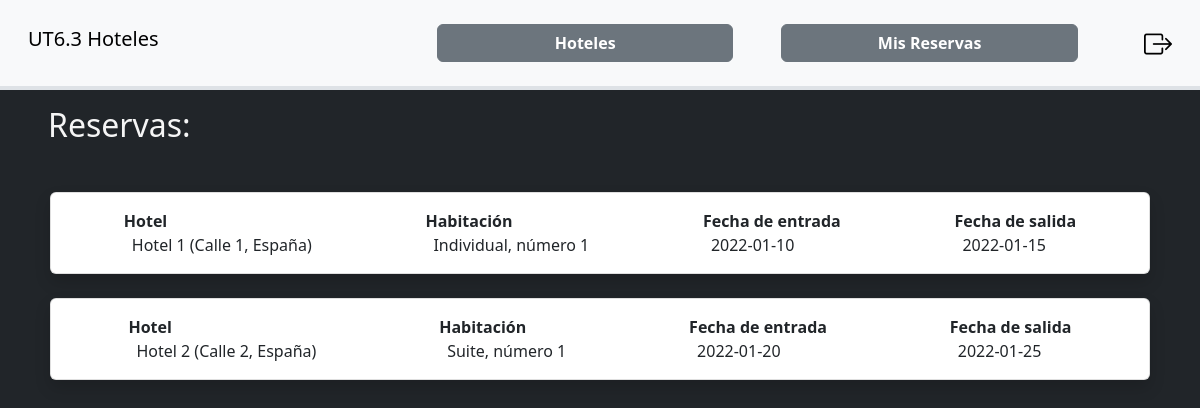
Page /index.php?controller=Bookings&action=listBookings (signed in) on the committed database.
### tables this page shows
CREATE TABLE reservas (
  id INT PRIMARY KEY AUTO_INCREMENT,
  id_usuario INT NOT NULL,
  id_hotel INT NOT NULL,
  id_habitacion INT NOT NULL,
  fecha_entrada DATE NOT NULL,
  fecha_salida DATE NOT NULL,
  FOREIGN KEY (id_usuario) REFERENCES usuarios(id),
  FOREIGN KEY (id_hotel) REFERENCES hoteles(id),
  FOREIGN KEY (id_habitacion) REFERENCES habitaciones(id)
);

### controllers/BookingsController.php (called while the page is built, shortened)
<?php
class BookingsController {
    private $model;
    private $view;
    public function __construct() {
        $this->model = new BookingsModel();
        $this->view = new BookingsView();
    }
    public function listBookings() {
        $this->view->showHeader();
        $idUser = $_SESSION["idUser"];
        $bookings = $this->model->getBookings($idUser);
        $this->view->showTitleListBookings();
        $this->view->listBookings($bookings);
    }
}

### db/DB.php (called while the page is built, shortened)
<?php
class DB {
    protected $db;
    public function __construct() {
        try {
            $this->db = new PDO("mysql:host=" . DB_HOST . ";dbname=" . DB_NAME, DBUSER, DBPASS);
            $this->db->setAttribute(PDO::ATTR_ERRMODE, PDO::ERRMODE_EXCEPTION);
        } catch (Exception $ex) {
            header("Location: ./errorDB.php");
        }
    }
    public function query($query, $conditions = []) {
        $query = $this->db->prepare($query);
        foreach ($conditions as $key => $value) {
            $query->bindValue($key, $value);
        }
        try {
            $query->execute();
        } catch (Exception $ex) {
            echo $ex->getMessage();
        }
        return $query;
    }
}

### models/BookingsModel.php (called while the page is built, shortened)
<?php
require_once __DIR__ . '/../db/DB.php';
class BookingsModel {
    private $db;
    public function __construct() {
        $this->db = new DB();
    }
    public function getBookings($idUser) {
        $query = $this->db->query('SELECT reservas.id as "IdReserva", CONCAT(hoteles.nombre," (",hoteles.direccion, ", ",hoteles.pais,")") as "Hotel", '
                . 'CONCAT(habitaciones.tipo,", número ",habitaciones.num_habitacion) as "Habitación", fecha_entrada as "Fecha de entrada", '
                . 'fecha_salida as "Fecha de salida" FROM reservas INNER JOIN hoteles ON hoteles.id=reservas.id_hotel INNER JOIN habitaciones ON'
                . ' habitaciones.id=reservas.id_habitacion WHERE reservas.id_usuario = :id_usuario GROUP BY reservas.id', ["id_usuario" => $idUser]);
        return $query->fetchAll(PDO::FETCH_ASSOC);
    }
}

### resources/functions/printHtmlFunctions.php (the view, shortened to what this page needs)
<?php
    function listArray($array) {
        foreach ($array as $key => $value) {
            echo "<div class='d-flex flex-column justify-content-center'><span class='fw-bold'>" . ucfirst($key) . " </span>";
            echo "<span class='ps-2'>" . ucfirst($value) . "</span></div>";
        }
    }
    function filterArray($array, $keyToFilter, $show = true) {
        $filteredArray = [];
        foreach ($array as $key => $value) {
            if ($show && str_contains($key, $keyToFilter)) {
                $filteredArray[$key] = $value;
            } else if (!$show && !str_contains($key, $keyToFilter)) {
                $filteredArray[$key] = $value;
            }
        }
        return $filteredArray;
    }
    function listBooking($bookings) {
        echo '<ul class="list-group col-11 mx-auto gap-4 my-5">';
        foreach ($bookings as $item) {
            echo '<li>';
            echo '<a href="' . $_SERVER["PHP_SELF"] . '?controller=Bookings&action=showBook&book=' . $item["IdReserva"] . '" '
            . 'class="shadow list-group-item d-flex flex-row justify-content-around align-items-center rounded py-3">';
            listArray(filterArray($item, "IdReserva", false));
            echo "</a>";
            echo "</li>";
        }
        echo '</ul>';
    }

### css/style.css (style rules this page uses)
body { min-height: 100vh; margin: 0; color: whitesmoke; }
a { text-decoration: none; color: black; }
li { list-style: none; }

### rows in the picture
reservas: key "Hotel", value "Hotel 1 (Calle 1, España)", key "Habitación", value "Individual, número 1", key "Fecha de entrada", fecha_entrada "2022-01-10", key "Fecha de salida", fecha_salida "2022-01-15"
reservas: key "Hotel", value "Hotel 2 (Calle 2, España)", key "Habitación", value "Suite, número 1", key "Fecha de entrada", fecha_entrada "2022-01-20", key "Fecha de salida", fecha_salida "2022-01-25"
